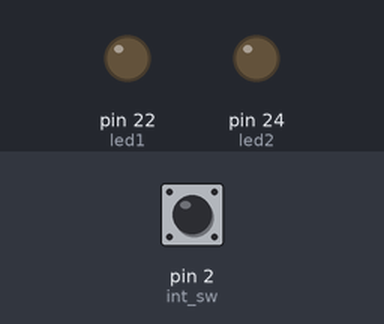
This sketch was run on a simulated Arduino Mega 2560, built with avr-gcc and run on an emulated ATmega2560. On the bench: output pins drawn as LEDs (lit = HIGH). The test bench sets the inputs (shaded band); at power-on: pin 2 (int_sw) HIGH.

Above: at 1.2 s.
1.3 s: pin 2 (int_sw) pulled LOW for 0.15 s
At 2.6 s:
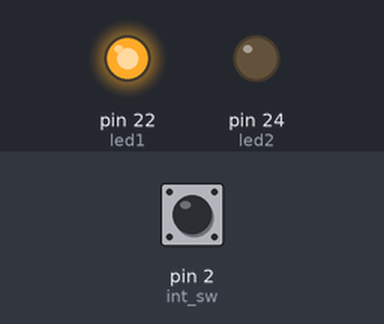
4.4 s: pin 2 (int_sw) pulled LOW for 3.2 s
At 5.6 s:
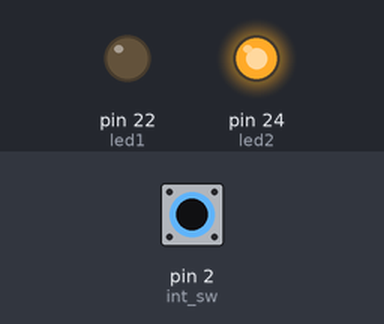
At 6.8 s:
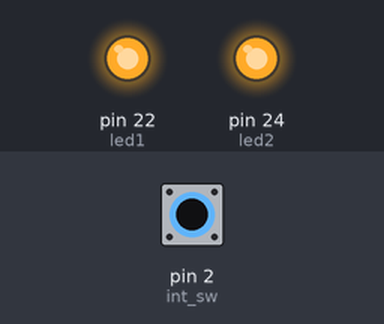
Timing chart, 0 to 15.1 s (numbered marks = the images above; inputs shaded):
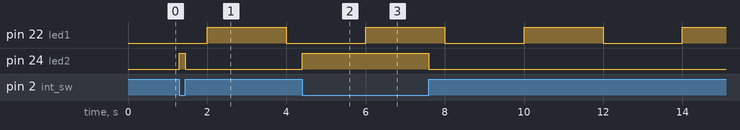

The sketch:

C41-2.ino
```cpp
#include <MsTimer2.h>

int sw;
int int_sw = 2;
int led1 = 22;
int led2 = 24;
int led1_state = HIGH;

void setup() {
  pinMode(led1,OUTPUT);
  pinMode(led2,OUTPUT);
  pinMode(int_sw,INPUT_PULLUP);
  MsTimer2::set(2000,timer0);
  MsTimer2::start();    // stop으로 멈춤
}

void loop() { // 2초에 한 번씩 ON OFF
  sw = digitalRead(2);

  if(sw==HIGH)    // timer 인터럽트를 통해 스위치를 눌러도 인식 가능
    digitalWrite(led2, LOW);
  else
    digitalWrite(led2, HIGH);
}

void timer0(){
  if(led1_state == HIGH){
    digitalWrite(led1, led1_state);
  }
  if(led1_state == LOW){
    digitalWrite(led1, led1_state);
  }
  led1_state =! led1_state;
}
```

Measured:
- after the input at 1.3 s, pin 24 (led2): LOW → HIGH at once, → LOW 0.15 s later
- after the input at 4.4 s, pin 24 (led2): LOW → HIGH at once, → LOW 3.2 s later
- by itself, pin 22 (led1): alternates HIGH for 2.0 s and LOW for 2.0 s
